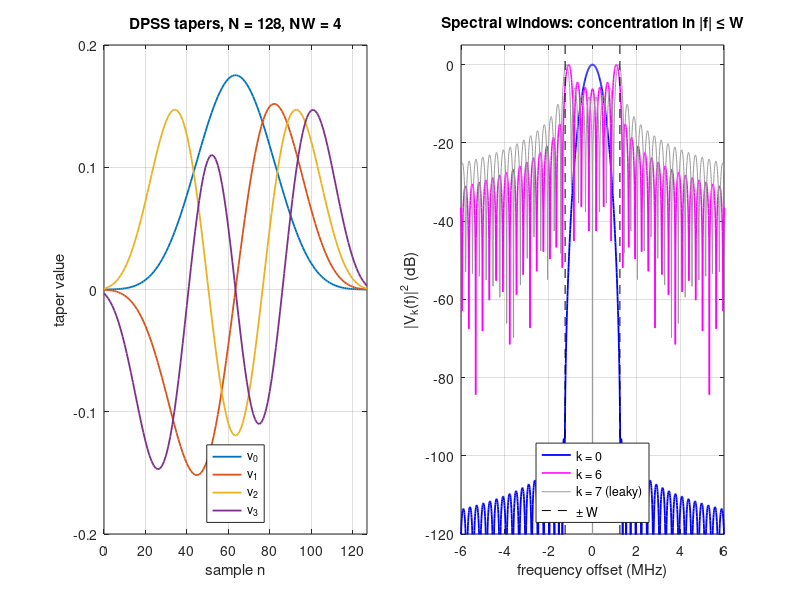

The MATLAB source for this figure:
%% m27_multitaper_dpss.m  -  Slepian (DPSS) tapers from eig, and Thomson's multitaper spectrum
% Purpose : (1) build the K = 2NW - 1 discrete prolate spheroidal sequences of
%           length N without a toolbox, as eigenvectors of the symmetric
%           tridiagonal matrix that commutes with the sinc (prolate) kernel;
%           (2) check them against the sinc-kernel eigenproblem: the
%           concentration lambda_k (fraction of taper energy inside |f| <= W)
%           equals the sinc-kernel eigenvalue;
%           (3) estimate the spectrum of a short speckle gate with K tapers and
%           verify that the variance falls as 1/K (nu = 2K dof);
%           (4) compare variance x bandwidth with Hann-Welch at 50 % overlap.
% Change  : N, NW (half bandwidth in bins), K.
% Expect  : NW = 4, N = 128: lambda = 1.0000 ... 0.9994 0.9926 0.9369, then
%           lambda_7 = 0.70 (leaky); orthonormality error ~1e-15;
%           var(S_mt/S) = 0.17, a little above 1/K = 0.143 because the speckle
%           spectrum is not flat across 2W = 2NW*fs/N = 2.5 MHz; the same
%           smoothing biases the mean low (0.91) on this short gate. Hann-Welch
%           with the same spectral-window width gives about the same variance.
clear; close all; rng(1);

%% Parameters
N  = 128;            % gate length (samples); 3.2 us at 40 MHz = 2.46 mm of depth
NW = 4;              % time-half-bandwidth product
W  = NW/N;           % half bandwidth (cycles/sample)
K  = 2*NW - 1;       % number of well-concentrated tapers
fs = 40;             % MHz

%% 1. DPSS from the tridiagonal matrix (Slepian 1978; Percival & Walden 1993, ch. 8)
n = (0:N-1)';
d = ((N - 1)/2 - n).^2*cos(2*pi*W);          % diagonal
e = n(2:end).*(N - n(2:end))/2;              % off-diagonal
T = diag(d) + diag(e, 1) + diag(e, -1);
[V, D] = eig(T);  [~, idx] = sort(diag(D), 'descend');
V = V(:, idx(1:K+1));                        % keep one extra taper to show the leakage cliff
for k = 1:K+1                                % sign convention: even tapers sum > 0, odd tapers start > 0 slope
  if mod(k-1, 2) == 0, s = sign(sum(V(:, k))); else, s = sign(sum((n - (N-1)/2).*V(:, k))); end
  V(:, k) = s*V(:, k);
end
fprintf('Orthonormality: max |V''V - I| = %.1e\n', max(max(abs(V'*V - eye(K+1)))));

%% 2. Concentration from the sinc kernel  A(m,n) = sin(2 pi W (m-n)) / (pi (m-n))
[mm, nn] = meshgrid(n, n);  dmn = mm - nn;
A = sin(2*pi*W*dmn)./(pi*dmn + (dmn == 0));  A(dmn == 0) = 2*W;
lam = diag(V'*A*V);                          % Rayleigh quotient = energy fraction in |f| <= W
lamA = sort(eig((A + A')/2), 'descend');
fprintf('\n k   lambda_k (from tapers)   eig of sinc kernel   out-of-band energy (dB)\n');
for k = 1:K+1
  fprintf('%2d     %.6f             %.6f            %7.1f\n', k-1, lam(k), lamA(k), 10*log10(max(1 - lam(k), 1e-300)));
end
fprintf('Number of eigenvalues > 0.5: %d (Shannon number 2NW = %d)\n', sum(lamA > 0.5), 2*NW);

%% 3. Multitaper spectrum of a speckle gate, Monte Carlo variance
f0 = 5;  bw = 0.6;  sigf = bw*f0/(2*sqrt(2*log(2)));
Nf = 1024;  ff = (0:Nf-1)'/Nf*fs;  ff(ff >= fs/2) = ff(ff >= fs/2) - fs;
H = exp(-(abs(ff) - f0).^2/(2*sigf^2));
Strue = @(f) exp(-(abs(f) - f0).^2/sigf^2);
ntr = 400;  Np = 512;  fP = (0:Np-1)'/Np*fs;  kb = abs(fP - f0) <= 1.2;
Rmt = zeros(sum(kb), ntr);  Rhw = Rmt;  Rp = Rmt;
w = 0.5 - 0.5*cos(2*pi*(n + 0.5)/N);  w = w/sqrt(sum(w.^2));
M = 32;  S = 16;  st = 1:S:(N - M + 1);  wh = 0.5 - 0.5*cos(2*pi*((0:M-1)' + 0.5)/M);  wh = wh/sqrt(sum(wh.^2));
for t = 1:ntr
  x = real(ifft(fft(randn(Nf, 1)).*H));  x = x(1:N);
  Smt = mean(abs(fft(V(:, 1:K).*repmat(x, 1, K), Np)).^2, 2);
  Sp  = abs(fft(x.*w, Np)).^2;
  Sw  = zeros(Np, 1);
  for b = 1:numel(st), Sw = Sw + abs(fft(x(st(b):st(b)+M-1).*wh, Np)).^2; end
  Sw = Sw/numel(st);
  Rmt(:, t) = Smt(kb)./Strue(fP(kb));  Rp(:, t) = Sp(kb)./Strue(fP(kb));  Rhw(:, t) = Sw(kb)./Strue(fP(kb));
end
fprintf('\nSpeckle gate, N = %d (%.2f mm), bins within f0 +/- 1.2 MHz, %d trials:\n', N, N/fs*1.54/2, ntr);
fprintf('  Hann periodogram : var(S^/S) = %.3f, mean = %.3f\n', var(Rp(:)), mean(Rp(:)));
fprintf('  Multitaper K = %d: var(S^/S) = %.3f (1/K = %.3f), mean = %.3f\n', K, var(Rmt(:)), 1/K, mean(Rmt(:)));
fprintf('  Hann-Welch M = %d, 50%% overlap (%d segments): var = %.3f, mean = %.3f\n', M, numel(st), var(Rhw(:)), mean(Rhw(:)));
fprintf('  Resolution: multitaper 2W = %.3f MHz; Welch bin fs/M = %.3f MHz\n', 2*W*fs, fs/M);

%% 4. Bandwidth (int Wk)^2/int Wk^2 of the averaged spectral windows (in MHz)
L = 32*N;  fL = (0:L-1)'/L*fs;
Wmt = mean(abs(fft(V(:, 1:K), L)).^2, 2);  Wmt = Wmt/sum(Wmt);
Whw = abs(fft(wh, L)).^2;  Whw = Whw/sum(Whw);
Bmt = 1/sum(Wmt.^2)*fs/L;  Bhw = 1/sum(Whw.^2)*fs/L;
fprintf('  Spectral-window bandwidth: multitaper %.2f MHz, Welch segment %.2f MHz\n', Bmt, Bhw);
fprintf('  variance x bandwidth x T: multitaper %.2f, Welch %.2f (T = %.2f us)\n', ...
        var(Rmt(:))*Bmt*N/fs, var(Rhw(:))*Bhw*N/fs, N/fs);

%% Figures
figure('Position', [100 100 950 380]);
subplot(1, 2, 1);
plot(n, V(:, 1:4), 'LineWidth', 1.3); grid on; xlim([0 N-1]);
xlabel('sample n'); ylabel('taper value');
legend('v_0', 'v_1', 'v_2', 'v_3', 'Location', 'south');
title(sprintf('DPSS tapers, N = %d, NW = %g', N, NW));
subplot(1, 2, 2);
fW = fL;  fW(fW >= fs/2) = fW(fW >= fs/2) - fs;  [fW, o] = sort(fW);
Wk = abs(fft(V, L)).^2;  Wk = Wk(o, :);
plot(fW, 10*log10(Wk(:, 1)/max(Wk(:, 1))), 'b', 'LineWidth', 1.3); hold on;
plot(fW, 10*log10(Wk(:, K)/max(Wk(:, K))), 'm', 'LineWidth', 1.1);
plot(fW, 10*log10(Wk(:, K+1)/max(Wk(:, K+1))), 'Color', [0.6 0.6 0.6]);
plot([W W]*fs, [-120 5], 'k--', [-W -W]*fs, [-120 5], 'k--');
xlim([-6 6]); ylim([-120 5]); grid on;
xlabel('frequency offset (MHz)'); ylabel('|V_k(f)|^2 (dB)');
legend('k = 0', sprintf('k = %d', K-1), sprintf('k = %d (leaky)', K), '\pm W', 'Location', 'south');
title('Spectral windows: concentration in |f| \leq W');
